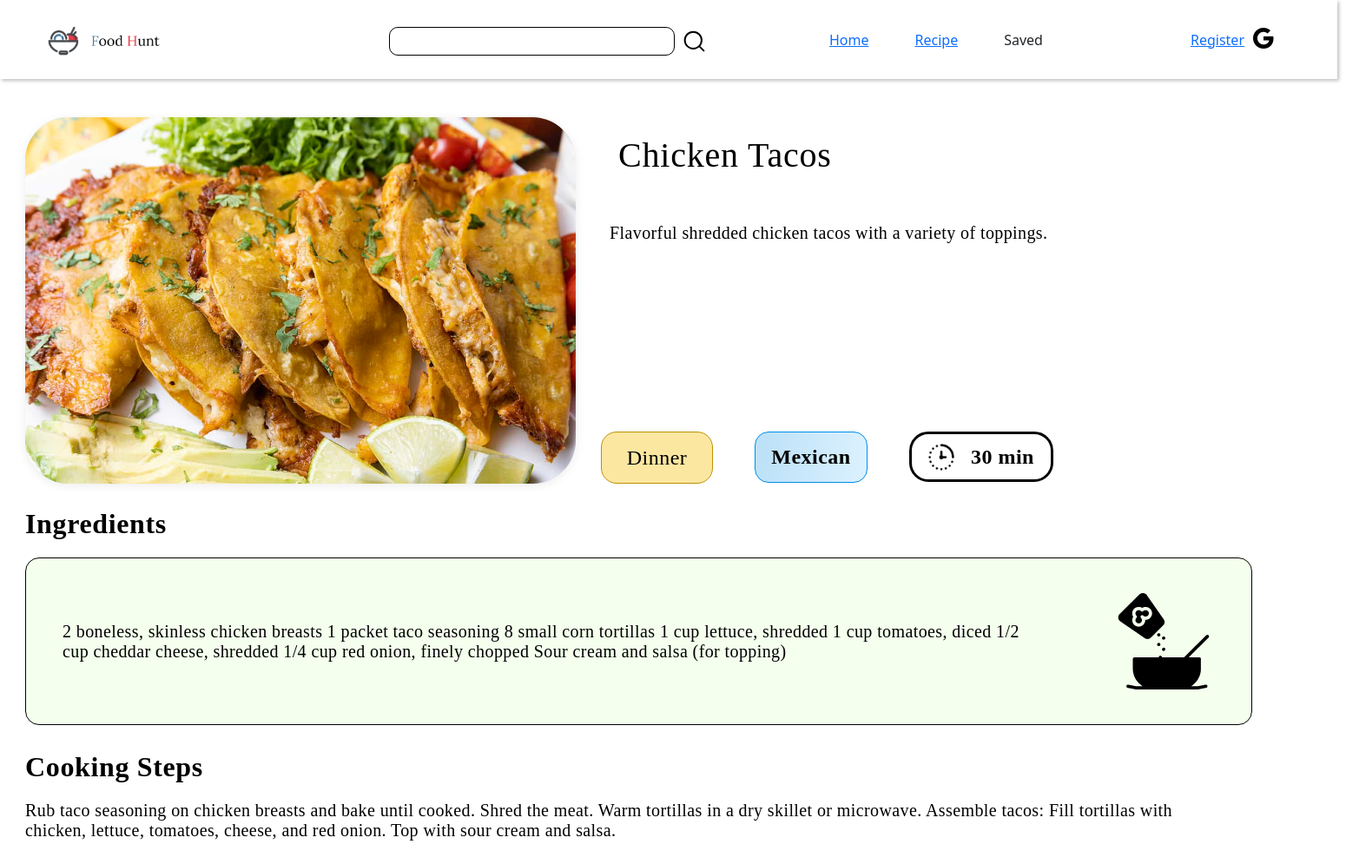
/recipes/13/, run on the app's committed database.
### ZoomApp/models.py (models this page shows, shortened)
class Recipe(models.Model):
    MEAL_TYPES = [
        ('Breakfast', 'Breakfast'),
        ('Lunch', 'Lunch'),
        ('Dinner', 'Dinner'),
        ('Snack', 'Snack'),
        ('Dessert', 'Dessert'),
    ]
    CUISINE_CHOICES = [
        ('Italian', 'Italian'),
        ('Indian', 'Indian'),
        ('Chinese', 'Chinese'),
        ('Mexican', 'Mexican'),
    ]
    title = models.CharField(max_length=200)
    description = models.TextField()
    ingredients = models.JSONField(blank=True, null=True)
    steps = models.JSONField(blank=True, null=True)
    image = models.ImageField(upload_to="recipe_image/", null=True, blank=True)
    author = models.ForeignKey(User, on_delete=models.CASCADE)
    meal_type = models.CharField(max_length=20, choices=MEAL_TYPES, default='Breakfast')
    cooking_time = models.PositiveIntegerField(default=0)  # In minutes
    cuisines = models.CharField(max_length=20, choices=CUISINE_CHOICES, default="Indian")

### ZoomApp/views.py (the view)
# urls.py: path('recipes/<int:recipe_id>/', views.recipe_detail, name='recipe_detail'),
def recipe_detail(request, recipe_id):
    user = request.user
    recipe = get_object_or_404(Recipe, id=recipe_id)
    return render(request, 'recipe_detail.html', {'recipe': recipe,'user': user})

### ZoomApp/templates/recipe_detail.html (shortened to what this page needs)
<!DOCTYPE html>
<html>
<head>
    <link href="https://cdn.jsdelivr.net/npm/bootstrap@5.3.1/dist/css/bootstrap.min.css" rel="stylesheet">
</head>
<body>
    <div class="home">
        {% include 'search.html' %}
        <div class="recipe_list_box1">
            <div class="recipe_list_box2">
                <div class="recipe_box_img_title_disc">
                    <div class="recipe_box_img_details">
                        <div class="recipe_box_img">
                            <img class="recipe_img" src="../../media/{{ recipe.image }}" />
                        </div>
                        <div class="recipe_box_title_dis_time_cus_type">
                            <div class="recipe_box_title_disc">
                                <div class="recipe_box_title">
                                    <p class="recipe_title"> {{ recipe.title }}</p>
                                </div>
                                <div class="recipe_box_disc">
                                    <div class="recipe_disc">{{ recipe.description }}
                                    </div>
                                </div>
                            </div>
                            <div class="recipe_box_type_cusn_time">
                                <div class="recipe_type_box">
                                    <div class="recipe_type">{{ recipe.meal_type }}</div>
                                </div>
                                <div class="recipe_cusn_box">
                                    <div class="recipe_cusn"> {{ recipe.cuisines }}</div>
                                </div>
                                <div class="recipe_time_img_box">
                                    <img class="recipe_time_img" src="../../static/media/recipe_time.png" />
                                    <div class="recipe_time"> {{ recipe.cooking_time }} min</div>
                                </div>
                            </div>
                        </div>
                    </div>
                </div>
                <div class="recipe_box_ing_step">
                    <div class="recipe_ing_box">
                        <div class="recipe_ing_title">Ingredients</div>
                        <div class="recipe_ing_detail_img">
                            <div class="recipe_ing_detail_box">
                                <div class="recipe_ing_detail">
                                    {{ recipe.ingredients }}
                                </div>
                            </div>
                            <img class="recipe_ing_img" src="../../static/media/ingredients.png">
                        </div>
                    </div>
                    <div class="recipe_step_box">
                        <div class="recipe_step_title">Cooking Steps</div>
                        <div class="recipe_step_detail">
                            {{ recipe.steps }}
                        </div>
                    </div>
                </div>
            </div>
        </div>
    </div>
</body>
</html>

### data on the page
Recipe: image (picture), title "Chicken Tacos", description "Flavorful shredded chicken tacos with a variety of toppings.", meal_type "Dinner", cuisines "Mexican", cooking_time "30", ingredients "2 boneless, skinless chicken breasts 1 packet taco seasoning 8 small corn tortillas 1 cup lettuce, shredded 1 cup tomatoes, diced 1/2 cup cheddar cheese, shredded 1/4 cup red onion, finely chopped Sour cream and salsa (for topping)", steps "Rub taco seasoning on chicken breasts and bake until cooked. Shred the meat. Warm tortillas in a dry skillet or microwave. Assemble tacos: Fill tortillas with chicken, lettuce, tomatoes, cheese, and red onion. Top with sour cream and salsa."
